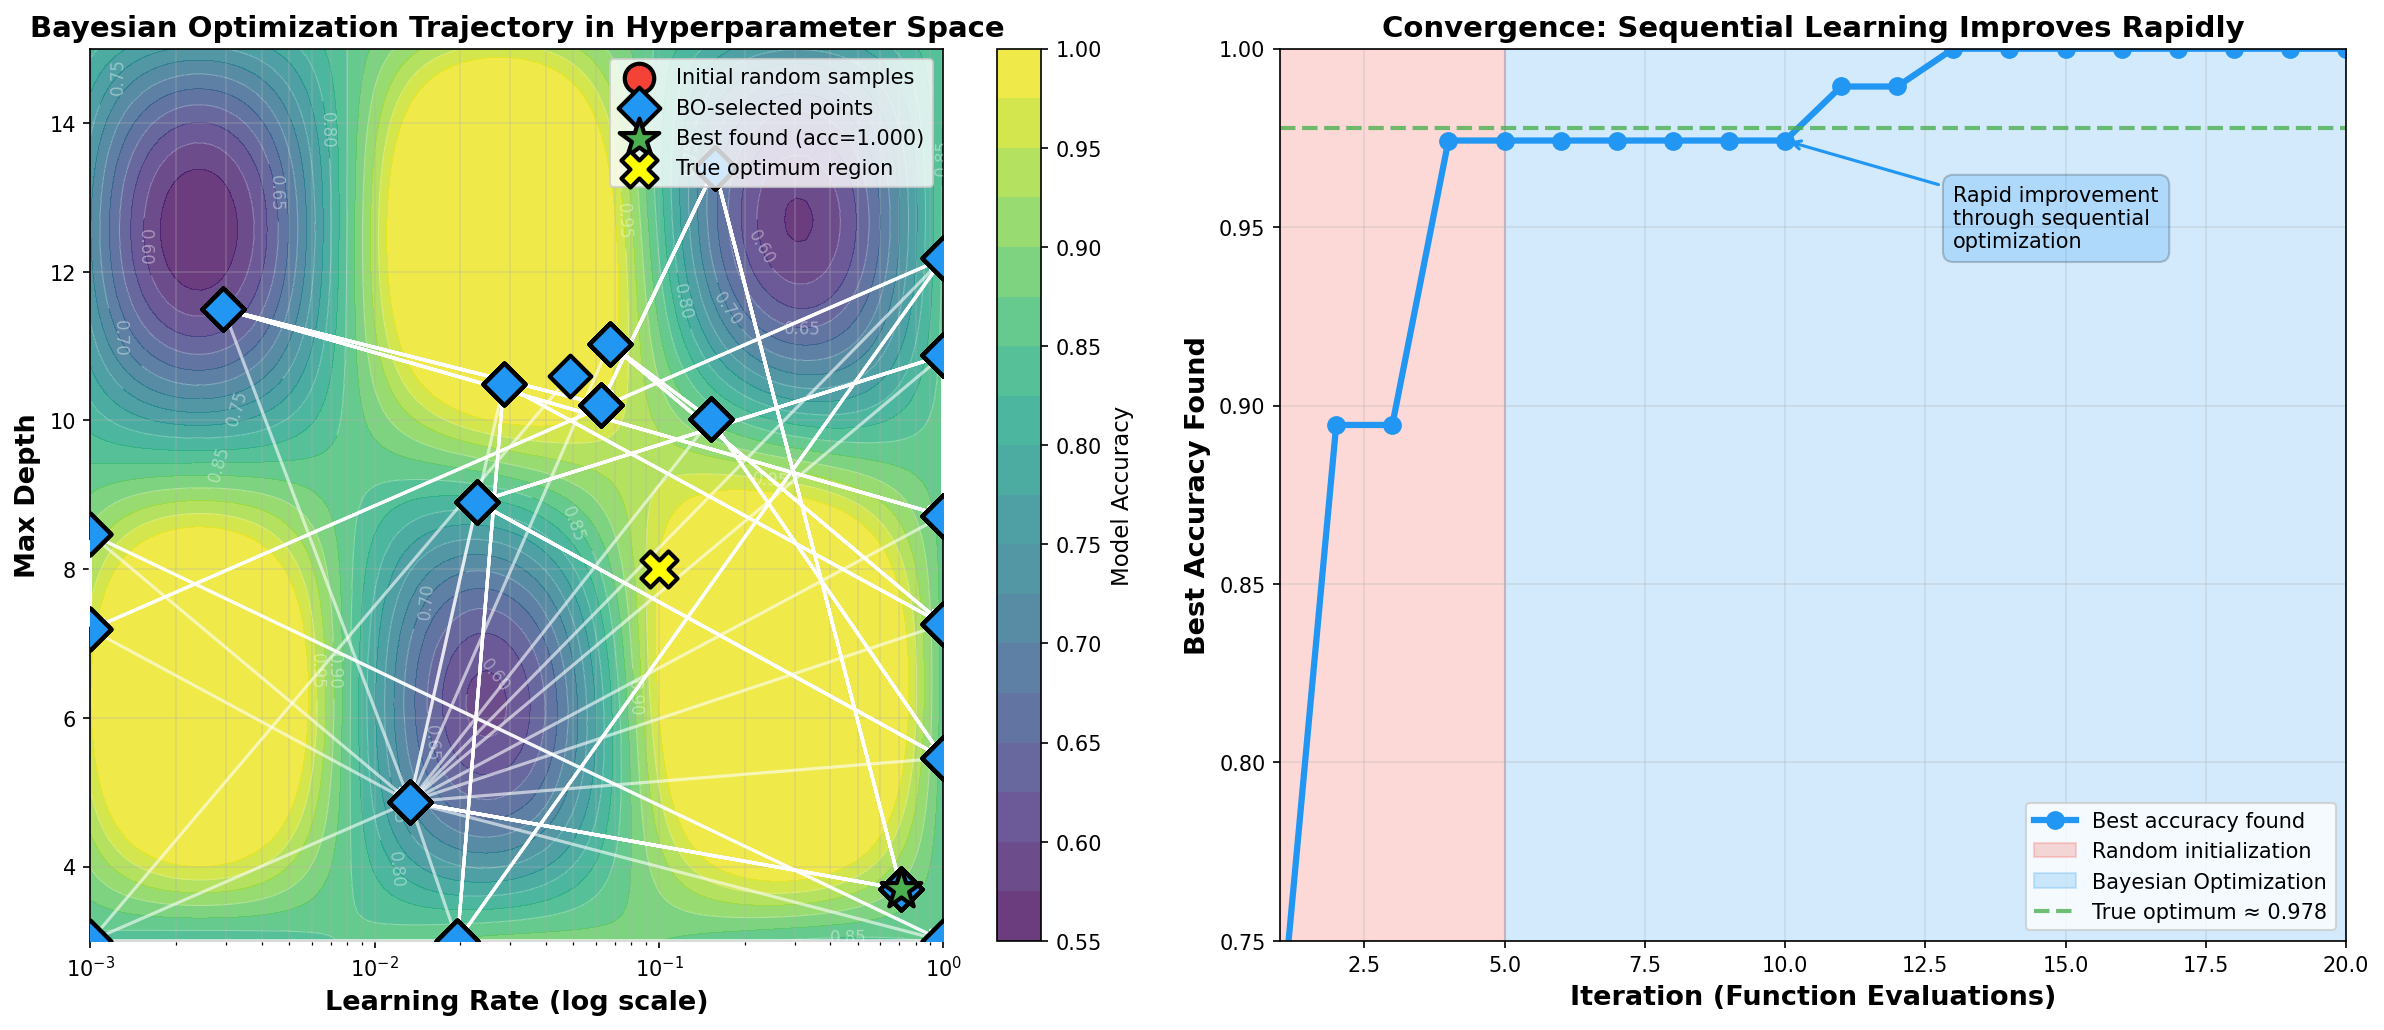

Python code for this plot:
"""
Diagram 5: Hyperparameter Space Visualization
Shows how Bayesian Optimization navigates the hyperparameter landscape
"""
import numpy as np
import matplotlib.pyplot as plt
from sklearn.gaussian_process import GaussianProcessRegressor
from sklearn.gaussian_process.kernels import Matern, ConstantKernel
from scipy.stats import norm
from scipy.optimize import minimize

np.random.seed(42)

# Simulated hyperparameter optimization landscape
# 2D: learning_rate (log scale) vs max_depth (discrete but visualized as continuous)
def performance_landscape(lr, depth):
    """
    Simulated model performance as a function of learning_rate and max_depth.
    Peak performance around lr=0.1, depth=7-10
    """
    # Convert lr to log scale for smoother function
    log_lr = np.log10(lr)

    # Optimal region: lr around 0.1 (log10(0.1) = -1), depth around 8
    lr_term = -((log_lr + 1)**2) / 0.5
    depth_term = -((depth - 8)**2) / 20

    # Add some complex structure
    interaction = 0.3 * np.sin(log_lr * 3) * np.cos(depth * 0.5)

    # Base performance with noise
    performance = 0.85 + 0.1 * np.exp(lr_term + depth_term) + interaction

    # Clip to [0, 1] range (accuracy)
    return np.clip(performance, 0, 1)

# Create grid for contour plot
lr_range = np.logspace(-3, 0, 100)  # 0.001 to 1.0
depth_range = np.linspace(3, 15, 100)
LR, DEPTH = np.meshgrid(lr_range, depth_range)
PERFORMANCE = performance_landscape(LR, DEPTH)

# Simulate Bayesian Optimization trajectory
# Convert to optimization problem (negate performance)
def objective(x):
    lr, depth = x[0], x[1]
    return -performance_landscape(lr, depth)

# Initial random samples
n_init = 5
lr_init = np.random.uniform(np.log10(0.001), np.log10(1.0), n_init)
depth_init = np.random.uniform(3, 15, n_init)
X_obs_raw = np.column_stack([10**lr_init, depth_init])
y_obs = np.array([performance_landscape(lr, d) for lr, d in X_obs_raw])

# For GP, work in transformed space (log lr, depth)
X_obs = np.column_stack([np.log10(X_obs_raw[:, 0]), X_obs_raw[:, 1]])

# Run Bayesian Optimization
n_iterations = 15
trajectory = [X_obs.copy()]

for iteration in range(n_iterations):
    # Fit GP
    kernel = ConstantKernel(1.0) * Matern(length_scale=1.0, nu=2.5)
    gp = GaussianProcessRegressor(kernel=kernel, alpha=1e-6,
                                  n_restarts_optimizer=3, random_state=42)
    gp.fit(X_obs, y_obs)

    # Expected Improvement
    y_best = y_obs.max()

    def neg_ei(x):
        x = x.reshape(1, -1)
        mu, sigma = gp.predict(x, return_std=True)
        if sigma < 1e-9:
            return 0
        Z = (mu - y_best) / sigma
        ei = (mu - y_best) * norm.cdf(Z) + sigma * norm.pdf(Z)
        return -ei[0]

    # Optimize acquisition in transformed space
    best_x = None
    best_val = np.inf
    for _ in range(10):
        x0 = np.array([np.random.uniform(-3, 0), np.random.uniform(3, 15)])
        res = minimize(neg_ei, x0, bounds=[(-3, 0), (3, 15)], method='L-BFGS-B')
        if res.fun < best_val:
            best_val = res.fun
            best_x = res.x

    # Evaluate in original space
    lr_next = 10**best_x[0]
    depth_next = best_x[1]
    y_next = performance_landscape(lr_next, depth_next)

    # Update
    X_obs = np.vstack([X_obs, best_x])
    y_obs = np.append(y_obs, y_next)
    trajectory.append(X_obs.copy())

# Create visualization
fig, axes = plt.subplots(1, 2, figsize=(16, 7))

# Left plot: Contour with BO trajectory
ax1 = axes[0]
contour = ax1.contourf(LR, DEPTH, PERFORMANCE, levels=20, cmap='viridis', alpha=0.8)
contour_lines = ax1.contour(LR, DEPTH, PERFORMANCE, levels=10, colors='white',
                            linewidths=0.5, alpha=0.4)
ax1.clabel(contour_lines, inline=True, fontsize=8, fmt='%.2f')

# Plot BO trajectory
X_traj = np.vstack(trajectory)
lr_traj = 10**X_traj[:, 0]
depth_traj = X_traj[:, 1]

# Initial points (red)
ax1.scatter(lr_traj[:n_init], depth_traj[:n_init], c='#F44336', s=200,
           marker='o', edgecolors='black', linewidths=2, zorder=5,
           label='Initial random samples')

# BO-selected points (blue)
ax1.scatter(lr_traj[n_init:], depth_traj[n_init:], c='#2196F3', s=200,
           marker='D', edgecolors='black', linewidths=2, zorder=5,
           label='BO-selected points')

# Trajectory arrows
for i in range(len(lr_traj) - 1):
    ax1.annotate('', xy=(lr_traj[i+1], depth_traj[i+1]),
                xytext=(lr_traj[i], depth_traj[i]),
                arrowprops=dict(arrowstyle='->', lw=1.5, color='white',
                               alpha=0.6), zorder=4)

# Best point found (green star)
best_idx = np.argmax(y_obs)
ax1.scatter([lr_traj[best_idx]], [depth_traj[best_idx]], c='#4CAF50',
           s=400, marker='*', edgecolors='black', linewidths=2, zorder=6,
           label=f'Best found (acc={y_obs[best_idx]:.3f})')

# True optimum region
optimal_lr = 0.1
optimal_depth = 8
ax1.scatter([optimal_lr], [optimal_depth], c='yellow', s=300,
           marker='X', edgecolors='black', linewidths=2, zorder=6,
           label='True optimum region')

ax1.set_xscale('log')
ax1.set_xlabel('Learning Rate (log scale)', fontsize=13, fontweight='bold')
ax1.set_ylabel('Max Depth', fontsize=13, fontweight='bold')
ax1.set_title('Bayesian Optimization Trajectory in Hyperparameter Space',
             fontsize=14, fontweight='bold')
ax1.legend(fontsize=10, loc='upper right')
ax1.grid(True, alpha=0.3, which='both')
cbar1 = plt.colorbar(contour, ax=ax1)
cbar1.set_label('Model Accuracy', fontsize=11)

# Right plot: Convergence over time
ax2 = axes[1]

# Best value at each iteration
best_values = []
for i in range(len(y_obs)):
    best_values.append(y_obs[:i+1].max())

iterations = range(1, len(best_values) + 1)
ax2.plot(iterations, best_values, color='#2196F3', linewidth=3,
        marker='o', markersize=8, label='Best accuracy found')

# Mark the initial random phase
ax2.axvspan(1, n_init, alpha=0.2, color='#F44336', label='Random initialization')

# Mark the BO phase
ax2.axvspan(n_init, len(best_values), alpha=0.2, color='#2196F3',
           label='Bayesian Optimization')

# True optimum line
true_optimum = performance_landscape(optimal_lr, optimal_depth)
ax2.axhline(true_optimum, color='#4CAF50', linestyle='--', linewidth=2,
           alpha=0.8, label=f'True optimum ≈ {true_optimum:.3f}')

# Annotations
# Rapid improvement phase
improvement_start = n_init + 1
improvement_end = min(n_init + 5, len(best_values))
if improvement_end > improvement_start:
    ax2.annotate('Rapid improvement\nthrough sequential\noptimization',
                xy=(improvement_end, best_values[improvement_end-1]),
                xytext=(improvement_end + 3, best_values[improvement_end-1] - 0.03),
                fontsize=10,
                bbox=dict(boxstyle='round,pad=0.5', facecolor='#2196F3', alpha=0.2),
                arrowprops=dict(arrowstyle='->', lw=1.5, color='#2196F3'))

ax2.set_xlabel('Iteration (Function Evaluations)', fontsize=13, fontweight='bold')
ax2.set_ylabel('Best Accuracy Found', fontsize=13, fontweight='bold')
ax2.set_title('Convergence: Sequential Learning Improves Rapidly',
             fontsize=14, fontweight='bold')
ax2.legend(fontsize=10, loc='lower right')
ax2.grid(True, alpha=0.3)
ax2.set_xlim(1, len(best_values))
ax2.set_ylim(0.75, 1.0)

plt.tight_layout()
plt.savefig('/home/chirag/ds-book/book/course-13/ch38/diagrams/hyperparameter_space.png',
            dpi=150, bbox_inches='tight', facecolor='white')
print("Saved: hyperparameter_space.png")
